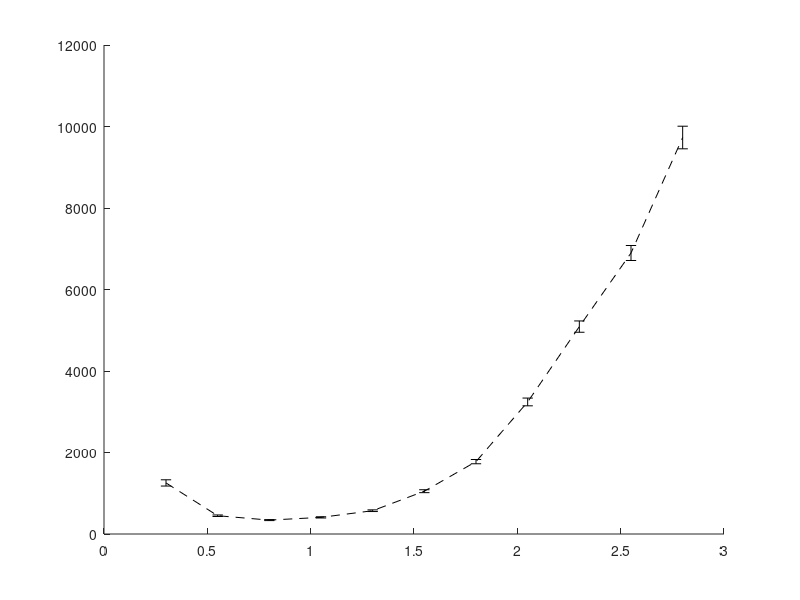

Source code (MATLAB): (Note: this script raises an error after producing the figure.)
% Test performance of SBL for planning on the ABB robots with varying step
% size length
% With joint limits of the ABB robots
% last updated: 08/25/17


clear all
clc

%%
D1 = load('benchmark_SBL_GD_3poles_rangeB.txt'); 
D1(D1(:,1)==0.05 | D1(:,1)>=3.05,:) = [];
verf = D1(:,2)==1;
suc = D1(:,3)==1;

disp('GD:');
disp(['Results of ' num2str(size(D1,1)) ' queries.']);
disp(['Percent of successful queries verified: ' num2str(sum(verf & suc)/sum(suc)*100) '%']);
disp(['Plan distance: ' num2str(D1(1,4)) ]);
disp(['Avg. runtime: ' num2str(mean(D1(:,5))*1e3)  ' +/- ' num2str(std(D1(:,5))/sqrt(size(D1,1))*1e3) ' msec ']);
disp(['Avg. local-connection time: ' num2str(mean(D1(:,13)./D1(:,14))*1e3)  ' +/- ' num2str(std(D1(:,13)./D1(:,14))/sqrt(size(D1,1))*1e3) ' msec ']);
disp(['Avg. nodes in path: ' num2str(floor(mean(D1(:,11)))) ]);
disp(['Avg. nodes in trees: ' num2str(floor(mean(D1(:,12)))) ]);
disp(['Avg. number of projections: ' num2str(floor(mean(D1(:,6)))) ]);


%%
% GD
rg = sort(unique(D1(:,1)));
for i = 1:length(rg)
    M = D1(D1(:,1)==rg(i), 2:end);
%     disp([i-1 rg(i)  size(M,1)])
    tg(i) = mean(M(:,4))*1e3;
    tg_ste(i) = 1e3*std(M(:,4))/sqrt(size(M,1));
    nodes_g(i) =  mean(M(:,10));
    trees_g(i) =  mean(M(:,11));
    tlc_g(i) = mean(M(:,12))*1e3;
end

%%
disp(' ');
[tgmin, ig] = min(tg);
disp(['Minimum avg. runtime for GD is ' num2str(tgmin) 'msec with d = ' num2str(rg(ig)) ]);

%%
h = figure(1);
clf
errorbar(rg,tg,tg_ste,'--k','linewidth',2);
ylabel('mean runtime [msec]');
xlabel('max. local-connection distance');
% xlim([0 6]);
xlim([0 max(rg)]);
